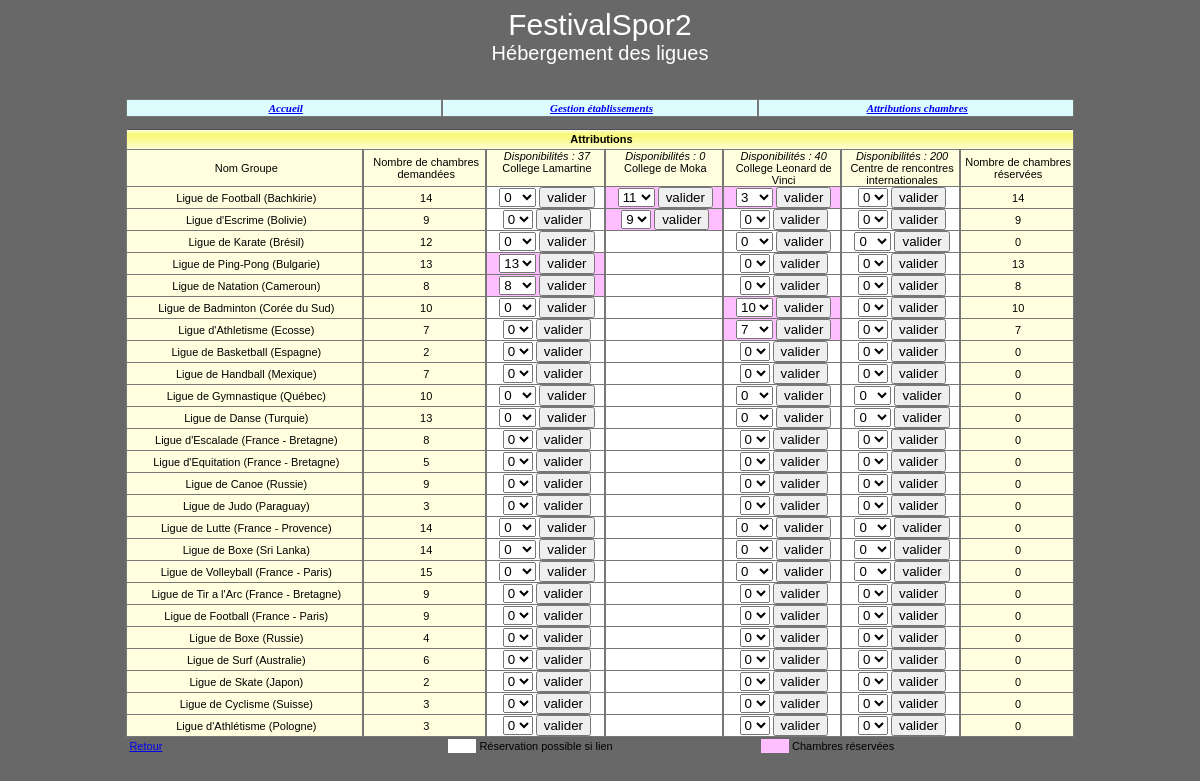
Screenshot of /Site/modificationAttributions.php with the database file from the repository.
### tables this page shows
create table Etablissement 
(id int(8) not null,
nom varchar(45) not null,
adresseRue varchar(45) not null, 
codePostal char(5) not null, 
ville varchar(35) not null,
tel varchar(13) not null,
adresseElectronique varchar(70),
type tinyint not null,
civiliteResponsable varchar(12) not null,
nomResponsable varchar(25) not null,
prenomResponsable varchar(25),
nombreChambresOffertes integer,
constraint pk_Etablissement primary key(id));

create table Groupe
(id int(4) not null, 
nom varchar(50) not null, 
identiteResponsable varchar(40) default null,
adressePostale varchar(120) default null,
nombrePersonnes integer not null, 
nomPays varchar(40) not null, 
hebergement char(1) not null,
constraint pk_Groupe primary key(id));

create table Attribution
(idEtab int(8) not null references Etablissement(id),
idGroupe int(4) not null references Groupe(id),  
nombreChambres integer not null,
constraint pk_Attribution primary key(idEtab, idGroupe));

### Site/_gestionBase.inc.php (called while the page is built, shortened)
<?php
function obtenirReqEtablissementsOffrantChambres()
{
   $req="select id, nom, nombreChambresOffertes from Etablissement where
         nombreChambresOffertes!=0 order by id";
   return $req;
}
function obtenirNbEtabOffrantChambres($connexion)
{
   $req="select count(*) as nombreEtabOffrantChambres from Etablissement where
         nombreChambresOffertes!=0";
   $rsEtabOffrantChambres=$connexion->query($req);
   $lgEtabOffrantChambres=$rsEtabOffrantChambres->fetchAll();
   foreach ($lgEtabOffrantChambres as $row)
   {
      $nombreEtabOffrantChambres=$row['nombreEtabOffrantChambres'];
   }
   return $nombreEtabOffrantChambres;
}
function obtenirReqIdNomGroupesAHeberger()
{
   $req="select id, nom, nompays, nombrePersonnes  from Groupe where hebergement='O' order by id";
   return $req;
}
function obtenirNbOccup($connexion, $idEtab)
{
   $req="select IFNULL(sum(nombreChambres), 0) as totalChambresOccup from
        Attribution where idEtab='$idEtab'";
   $rsOccup=$connexion->query($req);
   $lgOccup=$rsOccup->fetchAll();
   foreach ($lgOccup as $row)
   {
      $totalChambresOccup=$row['totalChambresOccup'];
   }
   return $totalChambresOccup;
}
function obtenirNbOccupGroupe($connexion, $idEtab, $idGroupe)
{
   $req="select nombreChambres From Attribution where idEtab='$idEtab'
        and idGroupe='$idGroupe'";
   $rsAttribGroupe=$connexion->query($req);
   if ($lgAttribGroupe=$rsAttribGroupe->fetchAll())
   {
      foreach ($lgAttribGroupe as $row)
      {
         $nombrechambre=$row['nombreChambres'];
      }
      return $nombrechambre;
   }
   else
      return 0;
}
?>

### Site/modificationAttributions.php (the view, shortened to what this page needs)
<?php
include("_debut.inc.php");
include("_gestionBase.inc.php");
$connexion=connect();
$nbEtabOffrantChambres=obtenirNbEtabOffrantChambres($connexion);
$nb=$nbEtabOffrantChambres+3;
$pourcCol=50/$nbEtabOffrantChambres;
echo "
<table width='80%' cellspacing='0' cellpadding='0' align='center'
class='tabQuadrille'>";
   echo "
   <tr class='enTeteTabQuad'>
      <td colspan=$nb><strong>Attributions</strong></td>
   </tr>";
   echo "
   <tr class='ligneTabQuad'>
      <td>Nom Groupe</td>
      <td>Nombre de chambres demandées";
   $req=obtenirReqEtablissementsOffrantChambres();
   $rsEtab=$connexion->query($req);
   $lgEtab=$rsEtab->fetchAll();
   foreach ($lgEtab as $row)
   {
      $idEtab=$row["id"];
      $nom=$row["nom"];
      $nbOffre=$row["nombreChambresOffertes"];
      $nbOccup=obtenirNbOccup($connexion, $idEtab);
      $nbChLib = $nbOffre - $nbOccup;
      echo "
      <td valign='top' width='$pourcCol%'><i>Disponibilités : $nbChLib </i> <br>
      $nom </td>";
      $lgEtab=$rsEtab->fetchAll();
   }
   echo "
      <td>Nombre de chambres réservées</td>";
   $req=obtenirReqIdNomGroupesAHeberger();
   $rsGroupe=$connexion->query($req);
   $lgGroupe=$rsGroupe->fetchAll();
   foreach ($lgGroupe as $row)
   {
      $idGroupe=$row['id'];
      $nom=$row['nom'];
      $nompays=$row['nompays'];
      $nbChambres =  intdiv($row['nombrePersonnes'],3);
      if($row['nombrePersonnes']%3>0)
      {
         $nbChambres = $nbChambres + 1;
      }
      $nbChambrestotal = 0;
      echo "
      <tr class='ligneTabQuad'>
         <td width='25%'>$nom ($nompays)</td>
         <td> $nbChambres </td>";
      $req=obtenirReqEtablissementsOffrantChambres();
      $rsEtab=$connexion->query($req);
      $lgEtab=$rsEtab->fetchAll();
      foreach ($lgEtab as $row)
      {
         $idEtab=$row["id"];
         $nbOffre=$row["nombreChambresOffertes"];
         $nbOccup=obtenirNbOccup($connexion, $idEtab);
         echo"<form method='POST' action='modificationAttributions.php'>
         <input type='hidden' value='validerModifAttrib' name='action'>
         <input type='hidden' value='$idEtab' name='idEtab'>
         <input type='hidden' value='$idGroupe' name='idGroupe'>";
         $nbChLib = $nbOffre - $nbOccup;
         $nbOccupGroupe=obtenirNbOccupGroupe($connexion, $idEtab, $idGroupe);
         $nbChambrestotal += $nbOccupGroupe;
         if ($nbOccupGroupe!=0)
         {
            $nbMax = $nbChLib + $nbOccupGroupe;
            echo "
            <td class='reserve'>
             <select name ='nbChambres'>";
             for ($i=0;$i<=$nbMax; $i++)
             {
                if ($nbOccupGroupe == $i)
                echo "<option selected> $i </option>";
                else
                echo "<option>$i</option>";
             }
             echo "</select>&nbsp<input type='submit' value='valider'></form></td>";
         }
         else
         {
            if ($nbChLib != 0)
            {
               echo "
               <td class='reserveSiLien'>
               <select name ='nbChambres'><option selected>0</option>";
             echo "</select>&nbsp<input type='submit' value='valider'></form></td>";
            }
            else
            {
               echo "<td class='reserveSiLien'>&nbsp;</td>";
            }
         }
      }
      $lgGroupe=$rsGroupe->fetchAll();
      echo "
   <td> $nbChambrestotal </td>";
   }
echo "
</table>";
echo "
<table align='center' width='80%'>
   <tr>
      <td width='34%' align='left'><a href='consultationAttributions.php'>Retour</a>
      </td>
      <td class='reserveSiLien'>&nbsp;</td>
      <td width='30%' align='left'>Réservation possible si lien</td>
      <td class='reserve'>&nbsp;</td>
      <td width='30%' align='left'>Chambres réservées</td>
   </tr>
</table>";
?>

### Site/css/cssGeneral.css (style rules this page uses)
.basePage { background-color:#686868; color:black; font:11px Arial, Helvetica, sans-serif; }
td,tr { font:11px Arial, Helvetica, sans-serif; }
table.tabQuadrille td { border-bottom:1px solid #777777; border-right:1px solid #777777; border-left:1px solid #777777; border-top:1px #777777; padding-left:3px; }
tr.enTeteTabQuad { background-image:url('../images/xpBarre.jpg'); height:21px; text-align:center; }
tr.ligneTabQuad { background-color:#FFFFE0; text-align:center; color:black; }
td.reserveSiLien { background-color:#FFFFFF; color:black; }
td.reserve { background-color:#FFBEFF; color:black; }

### rows the page displays
etablissement: $pourcCol 12.5 (drawn), nbChLib "37", nom "College Lamartine", nbChambres "13", nbChambres "8"
etablissement: $pourcCol 12.5 (drawn), nbChLib "0", nom "College de Moka", nbChambres "11", nbChambres "9"
etablissement: $pourcCol 12.5 (drawn), nombreChambresOffertes "40", nom "College Leonard de Vinci", nbChambres "3", nbChambres "10", nbChambres "7"
etablissement: $pourcCol 12.5 (drawn), nombreChambresOffertes "200", nom "Centre de rencontres internationales"
groupe: nom "Ligue de Football", nomPays "Bachkirie", nbChambres "14", nbChambrestotal "14"
groupe: nom "Ligue d'Escrime", nomPays "Bolivie", nbChambres "9", nbChambrestotal "9"
groupe: nom "Ligue de Karate", nomPays "Brésil", nbChambres "12", nbChambrestotal "0"
groupe: nom "Ligue de Ping-Pong", nomPays "Bulgarie", nbChambres "13", nbChambrestotal "13"
groupe: nom "Ligue de Natation", nomPays "Cameroun", nbChambres "8", nbChambrestotal "8"
groupe: nom "Ligue de Badminton", nomPays "Corée du Sud", nbChambres "10", nbChambrestotal "10"
groupe: nom "Ligue d'Athletisme", nomPays "Ecosse", nbChambres "7", nbChambrestotal "7"
groupe: nom "Ligue de Basketball", nomPays "Espagne", nbChambres "2", nbChambrestotal "0"
groupe: nom "Ligue de Handball", nomPays "Mexique", nombrePersonnes "7", nbChambrestotal "0"
groupe: nom "Ligue de Gymnastique", nomPays "Québec", nombrePersonnes "10", nbChambrestotal "0"
groupe: nom "Ligue de Danse", nomPays "Turquie", nbChambres "13", nbChambrestotal "0"
groupe: nom "Ligue d'Escalade", nomPays "France - Bretagne", nbChambres "8", nbChambrestotal "0"
groupe: nom "Ligue d'Equitation", nomPays "France - Bretagne", nbChambres "5", nbChambrestotal "0"
groupe: nom "Ligue de Canoe", nomPays "Russie", nbChambres "9", nbChambrestotal "0"
groupe: nom "Ligue de Judo", nomPays "Paraguay", nbChambres "3", nbChambrestotal "0"
groupe: nom "Ligue de Lutte", nomPays "France - Provence", nbChambres "14", nbChambrestotal "0"
groupe: nom "Ligue de Boxe", nomPays "Sri Lanka", nbChambres "14", nbChambrestotal "0"
groupe: nom "Ligue de Volleyball", nomPays "France - Paris", nbChambres "15", nbChambrestotal "0"
groupe: nom "Ligue de Tir a l'Arc", nomPays "France - Bretagne", nombrePersonnes "9", nbChambrestotal "0"
groupe: nom "Ligue de Football", nomPays "France - Paris", nombrePersonnes "9", nbChambrestotal "0"
groupe: nom "Ligue de Boxe", nomPays "Russie", nombrePersonnes "4", nbChambrestotal "0"
groupe: nom "Ligue de Surf", nomPays "Australie", nombrePersonnes "6", nbChambrestotal "0"
groupe: nom "Ligue de Skate", nomPays "Japon", nombrePersonnes "2", nbChambrestotal "0"
groupe: nom "Ligue de Cyclisme", nomPays "Suisse", nbChambres "3", nbChambrestotal "0"
groupe: nom "Ligue d'Athlétisme", nomPays "Pologne", nbChambres "3", nbChambrestotal "0"
